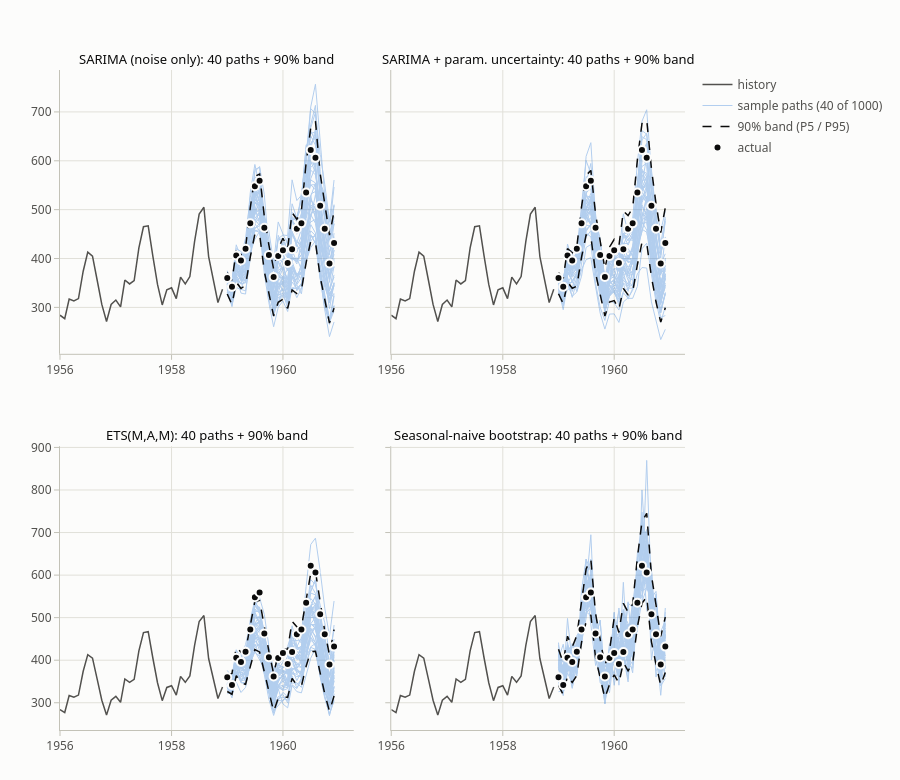

This figure's notebook cell:
### Code cell
fig = pf.subplots(2, 2, titles=[f"{n}: 40 paths + 90% band" for n in P], shared_yaxes=True, height=780)
for k, (name, p) in enumerate(P.items()):
    r, c = k // 2 + 1, k % 2 + 1
    first = k == 0
    fig.add_trace(go.Scatter(x=train.index[-36:], y=train[-36:], mode="lines", name="history", legendgroup="history",
                             showlegend=first, line=dict(color=pf.HISTORY, width=1.5)), row=r, col=c)
    pf.add_paths(fig, test.index, p, color=pf.SERIES[0], name="sample paths (40 of 1000)", row=r, col=c, showlegend=first)
    for qq, lab in zip(np.quantile(p, [0.05, 0.95], axis=0), ["P5", "P95"]):
        fig.add_trace(go.Scatter(x=test.index, y=qq, mode="lines", name="90% band (P5 / P95)", legendgroup="band",
                                 showlegend=first and lab == "P5", line=dict(color=pf.INK["primary"], width=1.5, dash="dash"),
                                 hovertemplate=lab + " %{y:,.0f}<extra></extra>"), row=r, col=c)
    fig.add_trace(go.Scatter(x=test.index, y=test, mode="markers", name="actual", legendgroup="actual", showlegend=first,
                             marker=dict(color=pf.ACTUAL, size=8, line=dict(color=pf.INK["surface"], width=2)),
                             hovertemplate="actual %{y:,.0f}<extra></extra>"), row=r, col=c)
fig.update_layout(hovermode="x unified")
fig.show()
